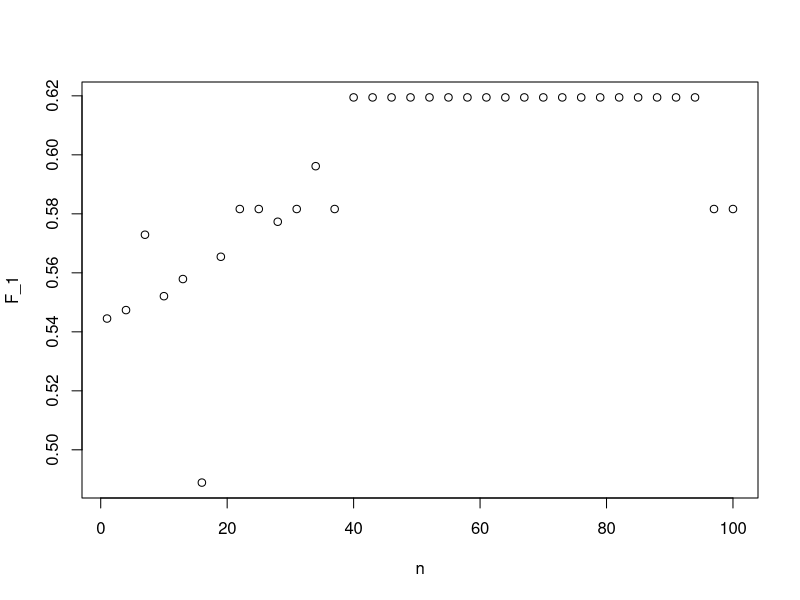

Recreate this plot in R. (Note: this script raises an error after producing the figure.)
#Previously, we used logistic regression to predict sex based on height. 
#Now we are going to use knn to do the same. 
#Set the seed to 1, then use the caret package to partition the dslabs heights data into a training and test set of equal size. 
#Use the sapply() function to perform knn with k values of seq(1, 101, 3) and calculate F1 scores with the F_meas() function 
#using the default value of the relevant argument.
library(dslabs)
library(caret)
library(tidyverse)
data("heights")
set.seed(1)
x <- heights$height
y <- heights$sex
n <- seq(1, 101, 3)

test_index <- createDataPartition(y, times = 1, p = .5, list = FALSE)
test <- heights[test_index,]
train <- heights[-test_index,]

F_1 <- sapply(n, function(k){
  fit <- knn3(sex ~ height, data = train, k = k)
  y_hat <- predict(fit, test, type = "class") %>% factor(levels = levels(train$sex))
  F_meas(data = y_hat, reference = test$sex)
  })

plot(n, F_1)

max(F_1)

n[which.max(F_1)]

##########################################################################################

library(dslabs)
library(caret)
Library(tidyverse)
data("tissue_gene_expression")
set.seed(1)
n <- seq(1, 11, 2)

testindex_gene <- createDataPartition(tissue_gene_expression$y, times=1, p=0.5, list=FALSE)

train_set_x <- tissue_gene_expression$x[-testindex_gene,] #matrix
train_set_y <- tissue_gene_expression$y[-testindex_gene] #factor

test_set_x <- tissue_gene_expression$x[testindex_gene,] #matrix
test_set_y <- tissue_gene_expression$y[testindex_gene] #factor

trainset_gene <- list('x' = train_set_x, 'y' = train_set_y)
testset_gene <- list('x' = test_set_x, 'y' = test_set_y)

F_1 <- sapply(n, function(k){
  fit <- knn3(y ~ x, data=trainset_gene, k=4)
  y_hat <- predict(fit, testset_gene, type = "class") %>%
    factor(levels = levels(trainset_gene$y))
  F_meas(data=y_hat, reference=testset_gene$y)
})

plot(n, F_1)

F_1

n[which.max(F_1)]
